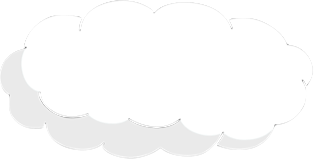
#> input picture simple_cloud.png, 314 x 159 px
$ python CloudGen.py
#> lines starting #> are read from the running program, lines starting #| are printed output that depends on the picture
from PIL import Image, ImageDraw
import math

shape= [(1,2),(2,2),(4,1),(10,1),(2,1)]
altitude = [390, 240, 90]
color = [1, 0.9]
size = [10, 50, 100, 150]
rain = [False,True]

def drawDottedLine(draw, x1y1, x2y2, col):
    norm = math.sqrt((x2y2[0]-x1y1[0])**2 + (x2y2[1]-x1y1[1])**2)
    alpha = math.pi/2 if x1y1[1]-x2y2[1] == 0 else math.atan((x2y2[0]-x1y1[0])/(x1y1[1]-x2y2[1]))
    print(norm, alpha)
    for i in range(0,int(norm/32)):
        draw.line((x1y1[0]+i*2*16*math.sin(alpha),x1y1[1]+i*2*16*math.cos(alpha),x1y1[0]+(i*2+1)*16*math.sin(alpha),x1y1[1]+(i*2+1)*16*math.cos(alpha)), fill= col)

def drawBackground(draw):
    drawDottedLine(draw, (0,90), (512,90), 'grey')
    drawDottedLine(draw, (0,240), (512,240), 'grey')
    drawDottedLine(draw, (0,390), (512,390), 'grey')
    draw.rectangle((0,490,512,512), fill = '#4C9900', outline ='grey')

"""

"""

def drawCloud(draw,im,sh, si, alt, col,ra):
    im2 = Image.open("simple_cloud.png")
    im2 = im2.resize((si*sh[0],si*sh[1]))
    im2 = im2.point(lambda p: p * col)
    if ra :
        for x in range(0, int(si*sh[0]/5)):
            drawDottedLine(draw, (int(256-si*sh[0]/2)+x*5,alt), (int(256-si*sh[0]/2)+x*5,490), '#0000CC')
    im.paste(im2,(int(256-si*sh[0]/2), int(alt-si*sh[1]/2)), im2)

def launchCreation():
    im = Image.new("RGB", (512,512),  '#99CCFF')
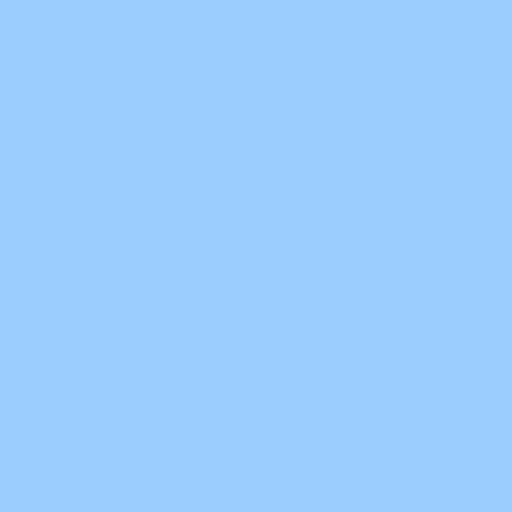
#> im: PIL image 512x512 RGB; mean R, G, B 153, 204, 255
    draw = ImageDraw.Draw(im)
    drawBackground(draw)
    drawCloud(draw, im,shape[1],size[1],altitude[1], color[0], rain[1])
#> in drawCloud, im2 is the input picture: PIL image 314x159 RGBA; mean R, G, B, A 191, 191, 191, 191.7
#> in drawCloud, `im2 = im2.resize((si*sh[0],si*sh[1]))`:
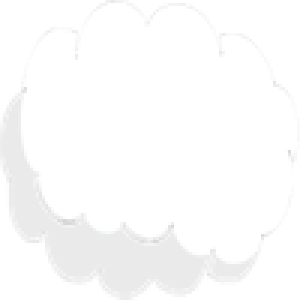
#> im2: PIL image 100x100 RGBA (shown 3 times larger); mean R, G, B, A 194.7, 194.8, 194.8, 191.6; transparent parts drawn white
#> in drawCloud, `im.paste(im2,(int(256-si*sh[0]/2), int(alt-si*sh[1]/2)), im2)`:
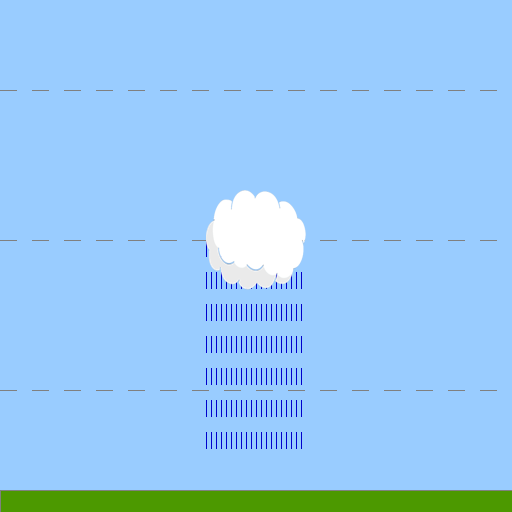
#> im: PIL image 512x512 RGB; mean R, G, B 151.4, 201.4, 243.4
    im.save("Clouds/img"+str(0)+str(0)+str(0)+".png", "PNG")

launchCreation()
